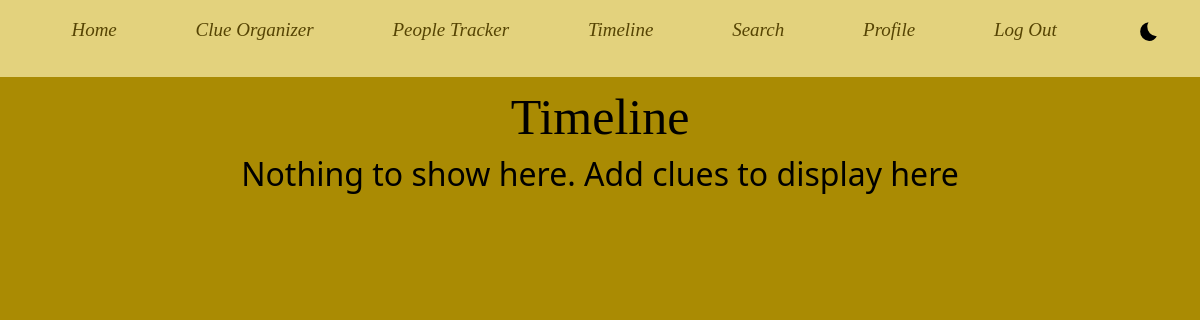
The page /timeline (signed in) on the database as committed earlier.
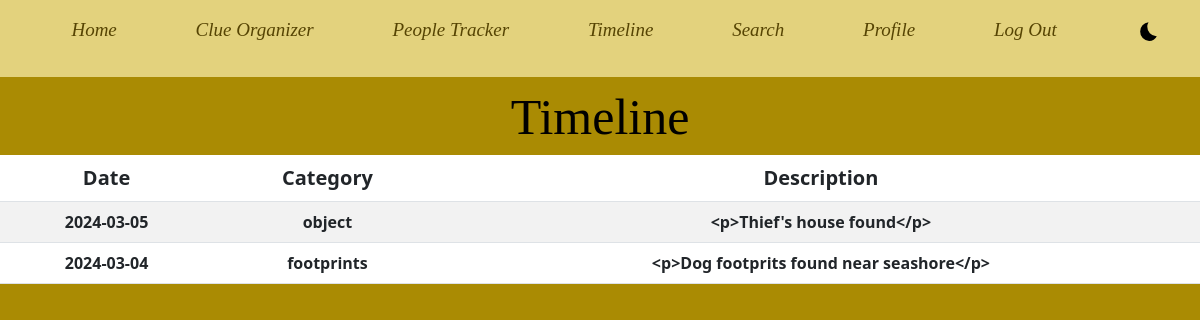
The same page on the database as committed later.
### tables this page shows
CREATE TABLE clues (
  clue_id INTEGER PRIMARY KEY,
  category TEXT,
  date DATE,
  description TEXT,
  user_id INTEGER,
  FOREIGN KEY (user_id) REFERENCES users(id)
);

### app.py (the view)
@app.route("/timeline")
@login_required
def timeline():
  connection = get_db()
  cursor = connection.cursor()
  cursor.row_factory = sqlite3.Row
  cursor.execute("SELECT * FROM clues WHERE user_id = ? ORDER BY date DESC;", [session['user_id']])
  clueData = cursor.fetchall()
  cursor.close()
  return render_template("timeline.html", clueData=clueData)

### app.py (called while the page is built)
def get_db():
  db = getattr(g, '_database', None)
  if db is None:
    db= g._database = sqlite3.connect("mind-map.db")
  return db

### utils.py (called while the page is built)
def login_required(f):
    @wraps(f)
    def decorated_function(*args, **kwargs):
        if session.get("user_id") is None:
            return redirect("/login")
        return f(*args, **kwargs)
    return decorated_function

### templates/timeline.html (shortened to what this page needs)
{% extends "layout.html" %}
{% block css %}
<link rel="stylesheet" href="../static/css/timeline.css">{% endblock %}
{% block body %}
<div class="main">
  <div class="heading">
    Timeline
  </div>
  {% if clueData %}
    <table class="table table-striped table-hover">
      <thead>
        <tr class="trHead">
          <th>Date</th>
          <th>Category</th>
          <th>Description</th>
        </tr>
      </thead>
      <tbody>
        {% for clue in clueData %}
          <tr>
            <td>{{ clue.date }}</td>
            <td>{{ clue.category }}</td>
            <td>{{ clue.description }}</td>
          </tr>
        {% endfor %}
      </tbody>
    </table>
  {% else %}
    <h2> Nothing to show here. Add clues to display here</h2>
  {% endif %}
</div>
{% endblock %}

Rows that differ between the two databases and show on the page:
added clues: date "2024-03-05", category "object", description "<p>Thief's house found</p>"
added clues: date "2024-03-04", category "footprints", description "<p>Dog footprits found near seashore</p>"
Other text that changed with them:
text no longer shown: "Nothing to show here. Add clues to display here"
text now shown: "Date Category Description"
